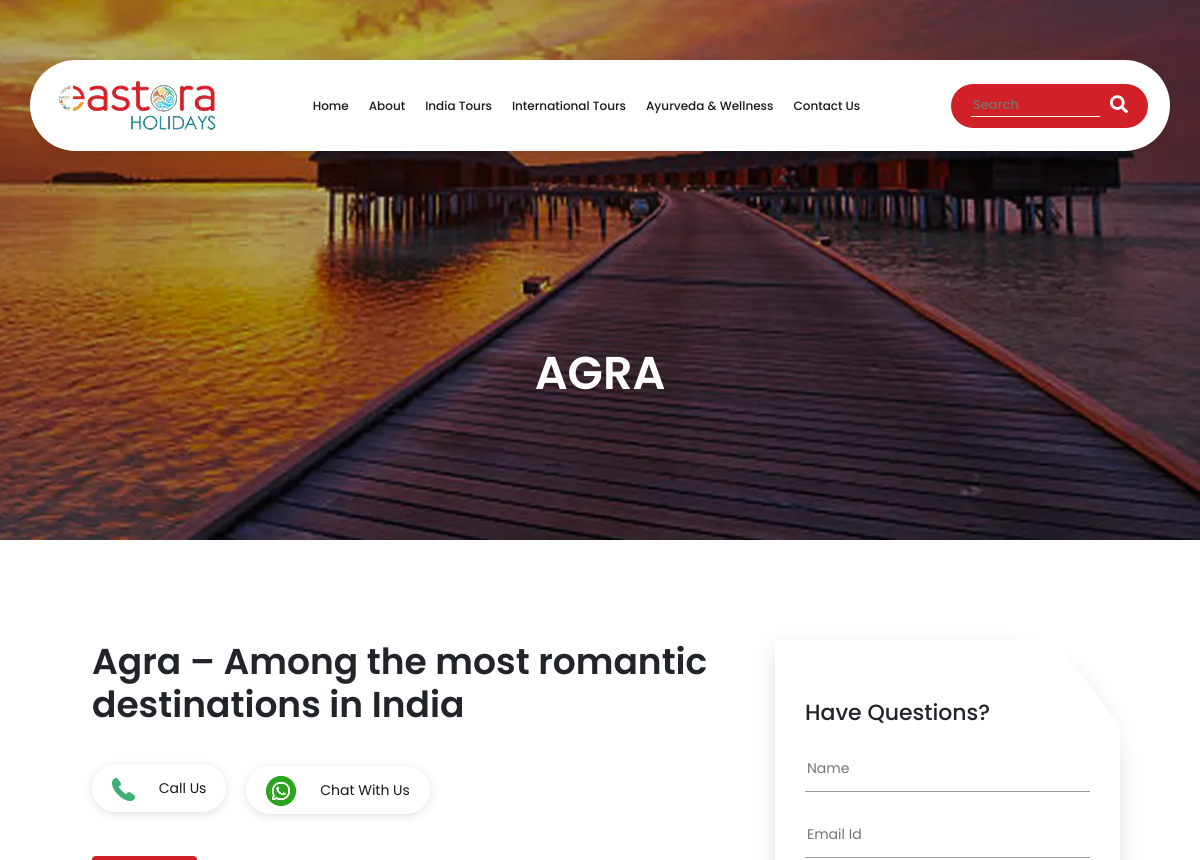
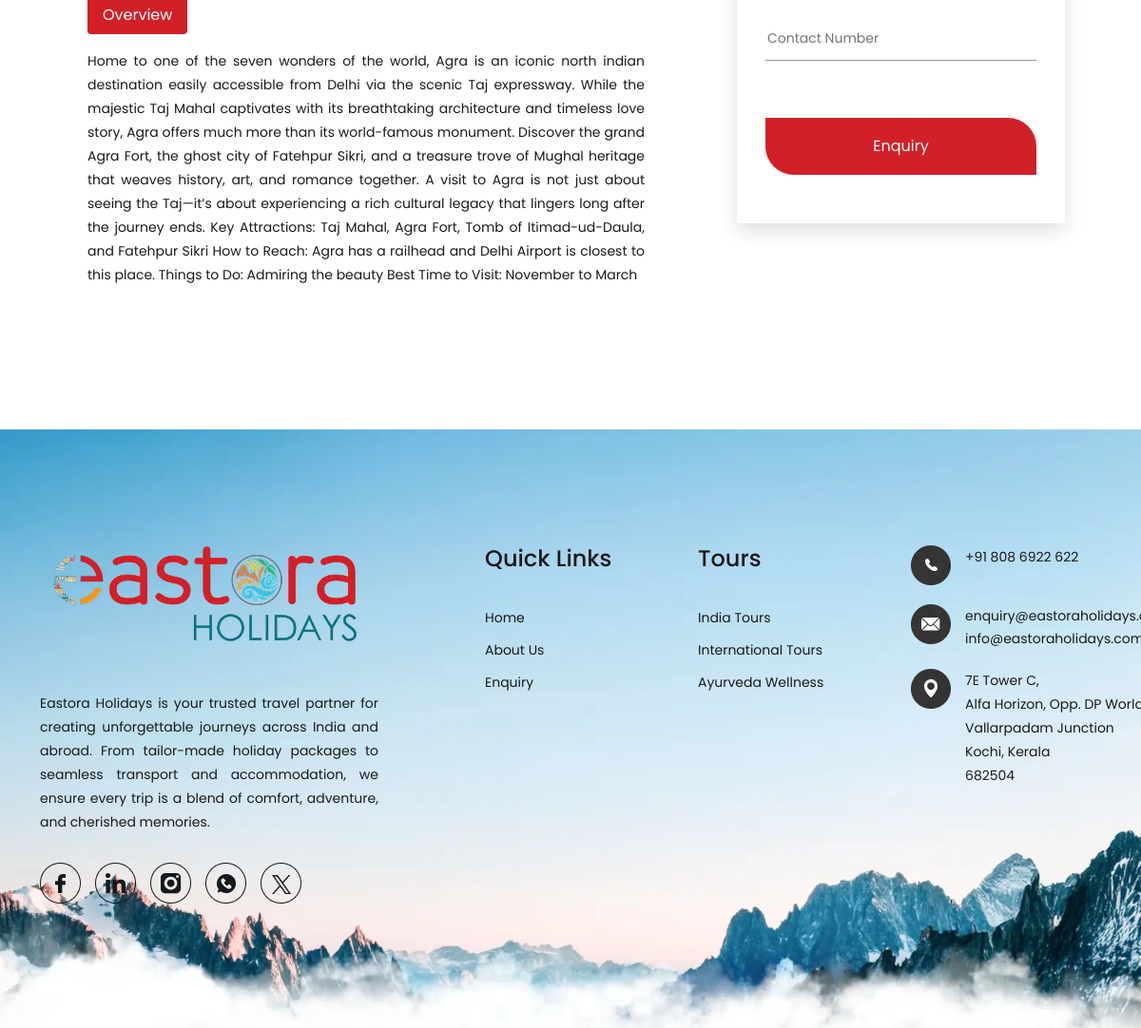
The page /india-tours/splendours-of-north-india/agra/ on the database its author committed (2 pictures, top to bottom).
### booking/models.py (models this page shows, shortened)
class TourPackage(models.Model):
    PARENT_CHOICES = [
        ('india', 'India Tours'),
        ('international', 'International Tours'),
        ('ayurveda', 'Ayurveda & Wellness'),
        ('specials', 'Eastora Specials'),
    ]
    title = models.CharField(max_length=200)
    slug = models.SlugField(unique=True, blank=True, null=True, max_length=200)
    tags = TaggableManager(blank=True)
    short_description = models.CharField(max_length=255, blank=True)
    description = models.TextField(blank=True, null=True)
    itinerary = models.JSONField(blank=True, null=True, help_text="Day-wise itinerary")
    location = models.CharField(max_length=200, blank=True, null=True)
    price = models.DecimalField(max_digits=10, decimal_places=2, blank=True, null=True)
    days = models.IntegerField(blank=True, null=True)
    nights = models.IntegerField(blank=True, null=True)
    image_desktop = models.ImageField(upload_to='packages/desktop/', null=True, blank=True)
    image_mobile = models.ImageField(upload_to='packages/mobile/', null=True, blank=True)
    card_image = models.ImageField(upload_to='packages/cards/', null=True, blank=True)
    category = models.ForeignKey(
        Category,
        on_delete=models.CASCADE,
        null=True,
        blank=True,
        related_name='packages'
    )
    is_featured = models.BooleanField(default=False)
    parent_choice = models.CharField(
        max_length=20,
        choices=PARENT_CHOICES,
        default='india',
        help_text="Top-level classification for the tour package"
    )
    meta_title = models.CharField(
        max_length=70,
        blank=True,
        null=True,
        help_text="Meta title for SEO. Defaults to package title if empty."
    )
    meta_description = models.CharField(
        max_length=160,
        blank=True,
        null=True,
        help_text="Meta description for SEO. Recommended 150-160 characters."
    )
    created_at = models.DateTimeField(auto_now_add=True)
    updated_at = models.DateTimeField(auto_now=True)
    def get_meta_title(self):
        return self.meta_title or self.title
    def get_meta_description(self):
        return self.meta_description or self.short_description or self.title

### booking/views.py (the view, shortened to what this page needs)
# urls.py: path('india-tours/<slug:subcategory_slug>/<slug:package_slug>/', views.package_detail_view, name='package_detail'),
def package_detail_view(request, subcategory_slug, package_slug):
    category = get_object_or_404(Category, slug=subcategory_slug)
    package = get_object_or_404(TourPackage, slug=package_slug, category=category)
    return render(request, 'india/package_detail.html', {
        'package': package,
        'title_main': package.title.split('–')[0].strip() if '–' in package.title else package.title,
        'meta_title': f"{package.get_meta_title()} | Eastora Holidays",
        'meta_description': package.get_meta_description(),
    })

### templates/india/package_detail.html (shortened to what this page needs)
{% extends 'base.html' %}
{% load static %}
{% block content %}
<div class="sub-page-hero" style="background-image: url('{% if package.image_desktop %}{{ package.image_desktop.url }}{% else %}{% static 'assets/images/maldives-banner.webp' %}{% endif %}');">
    <div class="tour-hero-content">
        <h1>{{ title_main }}</h1>
    </div>
</div>
<section class="tour-prgrm-wrapper">
    <div class="container">
        <div class="tour-prgrm-enqry-frm-wrapper mb-none">
            <div class="tour-prgrm-enqry-frm">
                <form action=" " method="post">{% csrf_token %}
                    <h3>Have Questions? </h3>
                    <div class="form-fields">
                        <input type="text" name="name" placeholder="Name" required>
                    </div>
                    <div class="form-fields">
                        <input type="email" name="email" placeholder="Email Id" required>
                    </div>
                    <div class="form-fields">
                        <input type="text" name="number" placeholder="Contact Number" required>
                    </div>
                    <div class="enqry-frm-submit-btn">
                        <button type="submit">Enquiry</button>
                    </div>
                </form>
            </div>
        </div>
        <div class="sec-title">
            <h2>{{ package.title }}</h2>
        </div>
        <div class="tour-prgrm-cta-wrapper">
            <div class="tour-prgrm-cta-item">
                <a href="tel:+918086922622">
                    <img src="{% static 'assets/images/icons/cta-tele-2.webp' %}" alt="Telephone">
                    <span>Call Us</span>
                </a>
            </div>
            <div class="tour-prgrm-cta-item">
                <a href="https://wa.me/+918086922622" target="_blank">
                    <img src="{% static 'assets/images/icons/cta-whatsapp-2.webp' %}" alt="Whatsapp">
                    <span>Chat With Us</span>
                </a>
            </div>
        </div>
        <div class="tour-prgrm-tab-btns">
            <ul class="nav nav-pills mb-3" id="pills-tab" role="tablist">
                <li class="nav-item" role="presentation">
                    <button class="nav-link active" id="pills-home-tab" data-bs-toggle="pill"
                        data-bs-target="#pills-home" type="button" role="tab" aria-controls="pills-home"
                        aria-selected="true">Overview</button>
                </li>
            </ul>
        </div>
        <div class="tab-content" id="pills-tabContent">
            <div class="tab-pane fade show active" id="pills-home" role="tabpanel" aria-labelledby="pills-home-tab">
                <div class="row">
                    <div class="col-lg-8">
                        <div class="tour-prgrm-info">
                             {{ package.description|safe }}
                        </div>
                    </div>
                    <div class="col-lg-4"> </div>
                </div>
            </div>
        </div>
    </div>
</section>
{% endblock %}

### templates/base.html (shortened to what this page needs)
{% load static %}
<!DOCTYPE html>
<html lang="en">
<head>
    <link href="https://use.fontawesome.com/releases/v5.0.6/css/all.css" rel="stylesheet" />
    <link href="{% static 'assets/vendor/bootstrap/css/bootstrap.min.css' %}" rel="stylesheet" />
    <link rel="stylesheet" href="{% static 'assets/vendor/swiper/css/swiper-bundle.min.css' %}">
    <link rel="stylesheet" href="{% static 'assets/vendor/lightbox/css/glightbox.min.css' %}" />
    <link rel="stylesheet" href="{% static 'assets/css/style.css' %}" />
    <link rel="stylesheet" href="{% static 'assets/css/responsive.css' %}" />
</head>
<body>
    <div class="container-fluid hrd-wrapper">
        <header class="header" id="main-header">
            <div class="container">
                <div class="logo">
                    <a href="{% url 'home' %}">
                        <img src=" {% static 'assets/images/eastora-holidays-logo.webp' %}" alt="Eastora Holidays Logo" />
                    </a>
                </div>
                <nav>
                    <ul>
                        <li><a href="{% url 'home' %}" >Home</a></li>
                        <li><a href="{% url 'about_us' %}">About</a></li>
                        <li><a href="{% url 'india_tours' %}">India Tours</a></li>
                        <li><a href="{% url 'international_tours' %}">International Tours</a></li>
                        <li><a href="{% url 'ayurveda_tours' %}">Ayurveda & Wellness</a></li>
                        <li><a href="{% url 'contact_us' %}">Contact Us</a></li>
                    </ul>
                </nav>
                <div class="search-bar mb-none">
                    <div class="search-container">
                        <input type="text" id="searchInputDesktop" placeholder="Search"
                            oninput="showSuggestions(this.value, 'Desktop')" />
                        <a href="#"><i class="fa fa-search search-icon"></i></a>
                    </div>
                </div>
            </div>
        </header>
    </div>
    {% block content %}
    {% endblock %}
    <footer>
        <div class="container">
            <div class="row">
                <div class="col-lg-4">
                    <div class="ftr-content">
                        <div class="ftr-log">
                            <a href="{% url 'home' %}">
                                <img src="{% static 'assets/images/ftr-logo.webp' %}" alt="Eastora Holidays Logo">
                            </a>
                        </div>
                        <p>Eastora Holidays is your trusted travel partner for creating unforgettable journeys across India and abroad. From tailor-made holiday packages to seamless transport and accommodation, we ensure every trip is a blend of comfort, adventure, and cherished memories.</p>
                        <div class="ftr-social-media-wrapper mb-none">
                            <div class="ftr-social-media-item">
                                <a href="#">
                                    <img src="{% static 'assets/images/icons/facebook.webp' %}" alt="Facebook">
                                </a>
                            </div>
                            <div class="ftr-social-media-item">
                                <a href="#">
                                    <img src="{% static 'assets/images/icons/linkedin.webp' %}" alt="LinkedIN">
                                </a>
                            </div>
                            <div class="ftr-social-media-item">
                                <a href="#">
                                    <img src="{% static 'assets/images/icons/instagram.webp' %}" alt="Instagram">
                                </a>
                            </div>
                            <div class="ftr-social-media-item">
                                <a href="#">
                                    <img src="{% static 'assets/images/icons/whatsapp.webp' %}" alt="Whatsapp">
                                </a>
                            </div>
                            <div class="ftr-social-media-item">
                                <a href="#">
                                    <img src="{% static 'assets/images/icons/x.webp' %}" alt="x">
                                </a>
                            </div>
                        </div>
                    </div>
                </div>
                <div class="col-lg-8 ftr-links-wrapper">
                    <div class="row">
                        <div class="col-lg-4 col-md-4">
                            <div class="ftr-quick-links">
                                <h4>Quick Links</h4>
                                <ul>
                                    <li><a href="{% url 'home' %}">Home</a></li>
                                    <li><a href="{% url 'about_us' %}">About Us</a></li>
                                    <li><a href="{% url 'contact_us' %}">Enquiry</a></li>
                                </ul>
                            </div>
                        </div>
                        <div class="col-lg-4 col-md-4">
                            <div class="ftr-quick-links">
                                <h4>Tours</h4>
                                <ul>
                                    <li><a href="{% url 'india_tours' %}">India Tours</a></li>
                                    <li><a href="{% url 'international_tours' %}">International Tours</a></li>
                                    <li><a href="{% url 'ayurveda_tours' %}">Ayurveda Wellness</a></li>
                                </ul>
                            </div>
                        </div>
                        <div class="col-lg-4 col-md-4">
                            <div class="ftr-quick-links">
                                <div class="ftr-contact-item">
                                    <div class="ftr-contact-item-icon">
                                        <img src="{% static 'assets/images/icons/tele-phone.webp' %}" alt="Telephone">
                                    </div>
                                    <div class="ftr-contact-item-details">
                                        <a href="tel:+918086922622">+91 808 6922 622</a> <br>
                                    </div>
                                </div>
                                <div class="ftr-contact-item">
                                    <div class="ftr-contact-item-icon">
                                        <img src="{% static 'assets/images/icons/mail-icon.webp' %}" alt="Mail">
                                    </div>
                                    <div class="ftr-contact-item-details">
                                        <a href="mailto:enquiry@eastoraholidays.com">enquiry@eastoraholidays.com</a>
                                        <a href="mailto:info@eastoraholidays.com">info@eastoraholidays.com</a>
                                    </div>
                                </div>
                                <div class="ftr-contact-item">
                                    <div class="ftr-contact-item-icon">
                                        <img src="{% static 'assets/images/icons/location-icon-2.webp' %}" alt="Location">
                                    </div>
                                    <div class="ftr-contact-item-details">
                                        <p>7E Tower C,<br>
                                            Alfa Horizon, Opp. DP World,<br>
                                            Vallarpadam Junction<br>
                                            Kochi, Kerala <br>682504
                                            </p>
                                    </div>
                                </div>
                            </div>
                        </div>
                    </div>
                </div>
            </div>
        </div>
    </footer>
</body>

### tourbooking/static/assets/css/responsive.css (style rules this page uses)
@media (min-width:1200px) { .tour-prgrm-wrapper .sec-title { max-width: 715px; } }
@media (min-width:1200px) { .tour-prgrm-wrapper .sec-title h2 { font-size: 36px; } }

### rows shown on the page
TourPackage: image_desktop (picture), slug "AGRA", title "Agra – Among the most romantic destinations in India", description "Home to one of the seven wonders of the world, Agra is an iconic north indian destination easily accessible from Delhi via the scenic Taj expressway. While the majestic Taj Mahal captivates with its breathtaking architecture and timeless love story, Agra offers much more than its world-famous monument. Discover the grand Agra Fort, the ghost city of Fatehpur Sikri, and a treasure trove of Mughal heritage that weaves history, art, and romance together. A visit to Agra is not just about seeing the Taj—it’s about experiencing a rich cultural legacy that lingers long after the journey ends. Key Attractions: Taj Mahal, Agra Fort, Tomb of Itimad-ud-Daula, and Fatehpur Sikri How to Reach: Agra has…"
